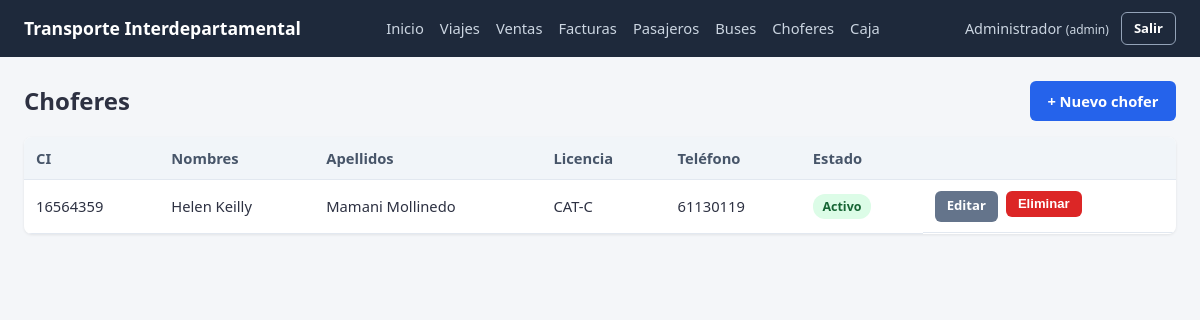
/choferes/ (signed in), run on the app's committed database.
### app/models/chofer.py (models this page shows, shortened)
class Chofer(db.Model):
    __tablename__ = "chofer"
    id_chofer = db.Column(db.Integer, primary_key=True, autoincrement=True)
    ci = db.Column(db.String(20), nullable=False, unique=True)
    nombres = db.Column(db.String(100), nullable=False)
    apellidos = db.Column(db.String(100), nullable=False)
    licencia = db.Column(db.String(30), nullable=False)
    telefono = db.Column(db.String(20))
    activo = db.Column(db.Boolean, nullable=False, default=True)
    viajes = db.relationship("Viaje", backref="chofer")

### app/routes/choferes.py (the view)
@choferes_bp.route("/")
@login_required
def listar():
    choferes = chofer_service.listar_choferes()
    return render_template("choferes/listar.html", choferes=choferes)

### app/services/chofer_service.py (called while the page is built)
def listar_choferes():
    return Chofer.query.order_by(Chofer.id_chofer.desc()).all()

### app/utils/auth.py (called while the page is built)
def login_required(view_func):
    @wraps(view_func)
    def wrapper(*args, **kwargs):
        if "id_usuario" not in session:
            flash("Debes iniciar sesión para continuar.", "warning")
            return redirect(url_for("auth.login"))
        return view_func(*args, **kwargs)
    return wrapper

### templates/choferes/listar.html (shortened to what this page needs)
{% extends "base.html" %}
{% block content %}
<div class="mb-2" style="display:flex; justify-content:space-between; align-items:center;">
    <h2>Choferes</h2>
    <a href="{{ url_for('choferes.crear') }}" class="btn btn-primary">+ Nuevo chofer</a>
</div>
<div class="table-wrapper">
    <table>
        <thead>
            <tr>
                <th>CI</th>
                <th>Nombres</th>
                <th>Apellidos</th>
                <th>Licencia</th>
                <th>Teléfono</th>
                <th>Estado</th>
                <th></th>
            </tr>
        </thead>
        <tbody>
            {% for chofer in choferes %}
            <tr>
                <td>{{ chofer.ci }}</td>
                <td>{{ chofer.nombres }}</td>
                <td>{{ chofer.apellidos }}</td>
                <td>{{ chofer.licencia }}</td>
                <td>{{ chofer.telefono or "-" }}</td>
                <td>
                    {% if chofer.activo %}
                    <span class="badge badge-success">Activo</span>
                    {% else %}
                    <span class="badge badge-gray">Inactivo</span>
                    {% endif %}
                </td>
                <td class="btn-group">
                    <a href="{{ url_for('choferes.editar', id_chofer=chofer.id_chofer) }}" class="btn btn-sm btn-secondary">Editar</a>
                    <form method="POST" action="{{ url_for('choferes.eliminar', id_chofer=chofer.id_chofer) }}" onsubmit="return confirmarAccion('¿Eliminar este chofer?')">
                        <button type="submit" class="btn btn-sm btn-danger">Eliminar</button>
                    </form>
                </td>
            </tr>
            {% else %}
            <tr><td colspan="7" class="empty-state">No hay choferes registrados.</td></tr>
            {% endfor %}
        </tbody>
    </table>
</div>
{% endblock %}

### static/css/style.css (style rules this page uses)
* { box-sizing: border-box; margin: 0; padding: 0; }
body { font-family: 'Segoe UI', Tahoma, Geneva, Verdana, sans-serif; background-color: #f4f6f9; color: #2d3142; line-height: 1.5; }
a { color: #2563eb; text-decoration: none; }
.btn { display: inline-block; padding: 0.55rem 1.1rem; border: none; border-radius: 6px; font-size: 0.92rem; font-weight: 600; cursor: pointer; text-align: center; transition: background 0.15s ease; }
.btn-primary { background-color: #2563eb; color: #fff; }
.btn-danger { background-color: #dc2626; color: #fff; }
.btn-secondary { background-color: #64748b; color: #fff; }
.btn-sm { padding: 0.35rem 0.75rem; font-size: 0.82rem; }
.btn-group { display: flex; gap: 0.5rem; flex-wrap: wrap; }
table { width: 100%; border-collapse: collapse; background: #fff; }
th, td { text-align: left; padding: 0.65rem 0.75rem; border-bottom: 1px solid #e2e8f0; font-size: 0.92rem; }
th { background-color: #f1f5f9; font-weight: 600; color: #475569; }
.table-wrapper { overflow-x: auto; border-radius: 8px; box-shadow: 0 1px 3px rgba(0,0,0,0.08); }
.table-wrapper table { box-shadow: none; margin: 0; }
.badge { display: inline-block; padding: 0.2rem 0.6rem; border-radius: 12px; font-size: 0.78rem; font-weight: 600; }
.badge-success { background-color: #dcfce7; color: #166534; }
.mb-2 { margin-bottom: 1rem; }

### data on the page
Chofer: ci "16564359", nombres "Helen Keilly", apellidos "Mamani Mollinedo", licencia "CAT-C", telefono "61130119", activo "Activo"

### other printed values
{{ session.nombre }} "Administrador"
{{ session.rol }} "admin"
